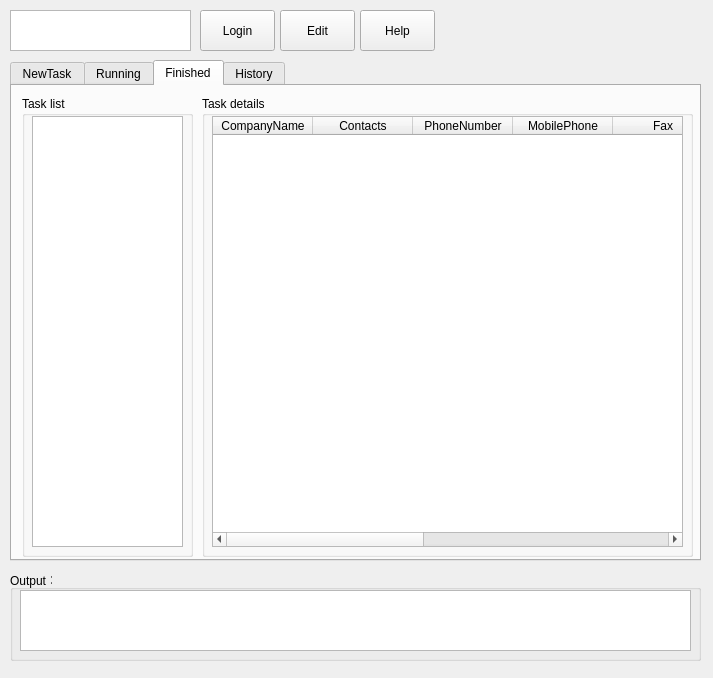
<?xml version="1.0" encoding="UTF-8"?>
<ui version="4.0">
 <class>main_frame</class>
 <widget class="QWidget" name="main_frame">
  <property name="geometry">
   <rect>
    <x>0</x>
    <y>0</y>
    <width>713</width>
    <height>678</height>
   </rect>
  </property>
  <property name="windowTitle">
   <string>MainWindow</string>
  </property>
  <widget class="QTabWidget" name="tbwg_menubar">
   <property name="geometry">
    <rect>
     <x>10</x>
     <y>60</y>
     <width>691</width>
     <height>501</height>
    </rect>
   </property>
   <property name="currentIndex">
    <number>2</number>
   </property>
   <widget class="QWidget" name="newtask">
    <attribute name="title">
     <string>NewTask</string>
    </attribute>
    <widget class="QLineEdit" name="le_search_keywords">
     <property name="geometry">
      <rect>
       <x>70</x>
       <y>70</y>
       <width>131</width>
       <height>20</height>
      </rect>
     </property>
    </widget>
    <widget class="QPushButton" name="pb_new_task">
     <property name="geometry">
      <rect>
       <x>470</x>
       <y>430</y>
       <width>75</width>
       <height>23</height>
      </rect>
     </property>
     <property name="text">
      <string>Ok</string>
     </property>
    </widget>
    <widget class="QLabel" name="lb_search_conditions">
     <property name="geometry">
      <rect>
       <x>10</x>
       <y>70</y>
       <width>54</width>
       <height>12</height>
      </rect>
     </property>
     <property name="text">
      <string>Search：</string>
     </property>
    </widget>
    <widget class="QToolButton" name="toolButton">
     <property name="geometry">
      <rect>
       <x>160</x>
       <y>20</y>
       <width>37</width>
       <height>18</height>
      </rect>
     </property>
     <property name="text">
      <string>...</string>
     </property>
    </widget>
    <widget class="QLabel" name="lb_current_site">
     <property name="geometry">
      <rect>
       <x>70</x>
       <y>20</y>
       <width>91</width>
       <height>16</height>
      </rect>
     </property>
     <property name="text">
      <string>ali</string>
     </property>
    </widget>
    <widget class="QLabel" name="lb_task_name">
     <property name="geometry">
      <rect>
       <x>250</x>
       <y>20</y>
       <width>60</width>
       <height>16</height>
      </rect>
     </property>
     <property name="text">
      <string>Task Name:</string>
     </property>
    </widget>
    <widget class="QLineEdit" name="le_task_name">
     <property name="geometry">
      <rect>
       <x>310</x>
       <y>20</y>
       <width>133</width>
       <height>20</height>
      </rect>
     </property>
    </widget>
    <widget class="QLabel" name="lb_site_name">
     <property name="geometry">
      <rect>
       <x>10</x>
       <y>20</y>
       <width>60</width>
       <height>16</height>
      </rect>
     </property>
     <property name="text">
      <string>Site name</string>
     </property>
    </widget>
    <widget class="QPushButton" name="pbSwitchWebsite">
     <property name="geometry">
      <rect>
       <x>550</x>
       <y>430</y>
       <width>75</width>
       <height>23</height>
      </rect>
     </property>
     <property name="text">
      <string>Clear</string>
     </property>
    </widget>
   </widget>
   <widget class="QWidget" name="processing_tasks">
    <attribute name="title">
     <string>Running</string>
    </attribute>
    <widget class="QGroupBox" name="gb_processing_tasks">
     <property name="geometry">
      <rect>
       <x>10</x>
       <y>10</y>
       <width>171</width>
       <height>461</height>
      </rect>
     </property>
     <property name="title">
      <string>Task list</string>
     </property>
     <widget class="QListWidget" name="lw_processing_tasks">
      <property name="geometry">
       <rect>
        <x>10</x>
        <y>20</y>
        <width>151</width>
        <height>431</height>
       </rect>
      </property>
     </widget>
    </widget>
    <widget class="QGroupBox" name="gb_processing_task_details">
     <property name="geometry">
      <rect>
       <x>190</x>
       <y>10</y>
       <width>491</width>
       <height>461</height>
      </rect>
     </property>
     <property name="title">
      <string>Task Details</string>
     </property>
     <widget class="QTableWidget" name="tw_processing_task_details">
      <property name="geometry">
       <rect>
        <x>10</x>
        <y>20</y>
        <width>471</width>
        <height>431</height>
       </rect>
      </property>
      <column>
       <property name="text">
        <string>CompanyName</string>
       </property>
      </column>
      <column>
       <property name="text">
        <string>Contacts</string>
       </property>
      </column>
      <column>
       <property name="text">
        <string>PhoneNumber</string>
       </property>
      </column>
      <column>
       <property name="text">
        <string>MobilePhone</string>
       </property>
      </column>
      <column>
       <property name="text">
        <string>Fax</string>
       </property>
      </column>
      <column>
       <property name="text">
        <string>Postcode</string>
       </property>
      </column>
      <column>
       <property name="text">
        <string>Website</string>
       </property>
      </column>
      <column>
       <property name="text">
        <string>address</string>
       </property>
      </column>
      <column>
       <property name="text">
        <string>Details</string>
       </property>
      </column>
     </widget>
    </widget>
   </widget>
   <widget class="QWidget" name="finished_tasks">
    <attribute name="title">
     <string>Finished</string>
    </attribute>
    <widget class="QGroupBox" name="gb_finished_task_details">
     <property name="geometry">
      <rect>
       <x>190</x>
       <y>10</y>
       <width>491</width>
       <height>461</height>
      </rect>
     </property>
     <property name="title">
      <string>Task details</string>
     </property>
     <widget class="QTableWidget" name="tw_finished_task_details">
      <property name="geometry">
       <rect>
        <x>10</x>
        <y>20</y>
        <width>471</width>
        <height>431</height>
       </rect>
      </property>
      <column>
       <property name="text">
        <string>CompanyName</string>
       </property>
      </column>
      <column>
       <property name="text">
        <string>Contacts</string>
       </property>
      </column>
      <column>
       <property name="text">
        <string>PhoneNumber</string>
       </property>
      </column>
      <column>
       <property name="text">
        <string>MobilePhone</string>
       </property>
      </column>
      <column>
       <property name="text">
        <string>Fax</string>
       </property>
      </column>
      <column>
       <property name="text">
        <string>Postcode</string>
       </property>
      </column>
      <column>
       <property name="text">
        <string>Website</string>
       </property>
      </column>
      <column>
       <property name="text">
        <string>Address</string>
       </property>
      </column>
      <column>
       <property name="text">
        <string>Details</string>
       </property>
      </column>
     </widget>
    </widget>
    <widget class="QGroupBox" name="gb_finished_tasks">
     <property name="geometry">
      <rect>
       <x>10</x>
       <y>10</y>
       <width>171</width>
       <height>461</height>
      </rect>
     </property>
     <property name="title">
      <string>Task list</string>
     </property>
     <widget class="QListWidget" name="lw_finished_tasks">
      <property name="geometry">
       <rect>
        <x>10</x>
        <y>20</y>
        <width>151</width>
        <height>431</height>
       </rect>
      </property>
     </widget>
    </widget>
   </widget>
   <widget class="QWidget" name="history_tasks">
    <attribute name="title">
     <string>History</string>
    </attribute>
    <widget class="QGroupBox" name="gb_date">
     <property name="geometry">
      <rect>
       <x>10</x>
       <y>10</y>
       <width>141</width>
       <height>431</height>
      </rect>
     </property>
     <property name="title">
      <string>Date</string>
     </property>
    </widget>
   </widget>
  </widget>
  <widget class="QPushButton" name="pushButton">
   <property name="geometry">
    <rect>
     <x>200</x>
     <y>10</y>
     <width>75</width>
     <height>41</height>
    </rect>
   </property>
   <property name="text">
    <string>Login</string>
   </property>
  </widget>
  <widget class="QPushButton" name="pushButton_3">
   <property name="geometry">
    <rect>
     <x>280</x>
     <y>10</y>
     <width>75</width>
     <height>41</height>
    </rect>
   </property>
   <property name="text">
    <string>Edit</string>
   </property>
  </widget>
  <widget class="QPushButton" name="pushButton_4">
   <property name="geometry">
    <rect>
     <x>360</x>
     <y>10</y>
     <width>75</width>
     <height>41</height>
    </rect>
   </property>
   <property name="text">
    <string>Help</string>
   </property>
  </widget>
  <widget class="QGraphicsView" name="gv_logon">
   <property name="geometry">
    <rect>
     <x>10</x>
     <y>10</y>
     <width>181</width>
     <height>41</height>
    </rect>
   </property>
  </widget>
  <widget class="QGroupBox" name="gb_output">
   <property name="geometry">
    <rect>
     <x>10</x>
     <y>570</y>
     <width>691</width>
     <height>91</height>
    </rect>
   </property>
   <property name="title">
    <string>Output：</string>
   </property>
   <widget class="QListWidget" name="lw_output">
    <property name="geometry">
     <rect>
      <x>10</x>
      <y>20</y>
      <width>671</width>
      <height>61</height>
     </rect>
    </property>
   </widget>
  </widget>
 </widget>
 <resources/>
 <connections>
  <connection>
   <sender>pb_new_task</sender>
   <signal>clicked()</signal>
   <receiver>main_frame</receiver>
   <slot>onNewTaskClicked()</slot>
   <hints>
    <hint type="sourcelabel">
     <x>519</x>
     <y>522</y>
    </hint>
    <hint type="destinationlabel">
     <x>357</x>
     <y>285</y>
    </hint>
   </hints>
  </connection>
  <connection>
   <sender>lw_finished_tasks</sender>
   <signal>itemClicked(QListWidgetItem*)</signal>
   <receiver>main_frame</receiver>
   <slot>onLWFinishedTasksItemClicked()</slot>
   <hints>
    <hint type="sourcelabel">
     <x>107</x>
     <y>327</y>
    </hint>
    <hint type="destinationlabel">
     <x>356</x>
     <y>338</y>
    </hint>
   </hints>
  </connection>
  <connection>
   <sender>lw_processing_tasks</sender>
   <signal>itemClicked(QListWidgetItem*)</signal>
   <receiver>main_frame</receiver>
   <slot>onLWProcessingTasksItemClicked()</slot>
   <hints>
    <hint type="sourcelabel">
     <x>107</x>
     <y>327</y>
    </hint>
    <hint type="destinationlabel">
     <x>356</x>
     <y>338</y>
    </hint>
   </hints>
  </connection>
  <connection>
   <sender>tbwg_menubar</sender>
   <signal>tabBarClicked(int)</signal>
   <receiver>main_frame</receiver>
   <slot>onTabBarClicked()</slot>
   <hints>
    <hint type="sourcelabel">
     <x>355</x>
     <y>310</y>
    </hint>
    <hint type="destinationlabel">
     <x>356</x>
     <y>338</y>
    </hint>
   </hints>
  </connection>
 </connections>
 <slots>
  <slot>onNewTaskClicked()</slot>
  <slot>onLWFinishedTasksItemClicked()</slot>
  <slot>onLWProcessingTasksItemClicked()</slot>
  <slot>onTabBarClicked()</slot>
 </slots>
</ui>
